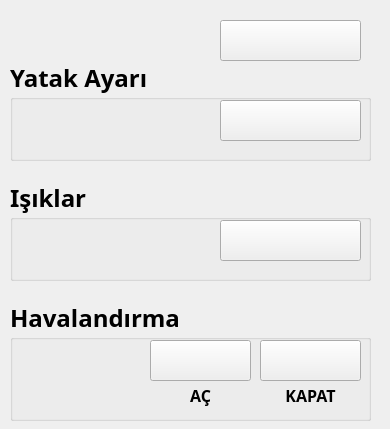
<?xml version="1.0" encoding="UTF-8"?>
<ui version="4.0">
 <class>MainWindow</class>
 <widget class="QMainWindow" name="MainWindow">
  <property name="geometry">
   <rect>
    <x>0</x>
    <y>0</y>
    <width>390</width>
    <height>429</height>
   </rect>
  </property>
  <property name="windowTitle">
   <string>MaM Sense</string>
  </property>
  <property name="windowIcon">
   <iconset>
    <normaloff>icons/MAMLOGO.png</normaloff>icons/MAMLOGO.png</iconset>
  </property>
  <widget class="QWidget" name="centralwidget">
   <widget class="QGroupBox" name="groupBox">
    <property name="geometry">
     <rect>
      <x>10</x>
      <y>60</y>
      <width>361</width>
      <height>101</height>
     </rect>
    </property>
    <property name="font">
     <font>
      <family>Century Gothic</family>
      <pointsize>18</pointsize>
      <weight>75</weight>
      <bold>true</bold>
     </font>
    </property>
    <property name="title">
     <string>Yatak Ayarı</string>
    </property>
    <widget class="QPushButton" name="pushButton">
     <property name="geometry">
      <rect>
       <x>210</x>
       <y>40</y>
       <width>141</width>
       <height>41</height>
      </rect>
     </property>
     <property name="text">
      <string/>
     </property>
     <property name="icon">
      <iconset>
       <normaloff>icons/go.png</normaloff>icons/go.png</iconset>
     </property>
     <property name="iconSize">
      <size>
       <width>32</width>
       <height>32</height>
      </size>
     </property>
    </widget>
   </widget>
   <widget class="QPushButton" name="pushButton_73">
    <property name="geometry">
     <rect>
      <x>220</x>
      <y>20</y>
      <width>141</width>
      <height>41</height>
     </rect>
    </property>
    <property name="font">
     <font>
      <family>Century Gothic</family>
      <pointsize>20</pointsize>
      <weight>75</weight>
      <bold>true</bold>
     </font>
    </property>
    <property name="text">
     <string/>
    </property>
    <property name="icon">
     <iconset>
      <normaloff>icons/back.png</normaloff>icons/back.png</iconset>
    </property>
    <property name="iconSize">
     <size>
      <width>32</width>
      <height>32</height>
     </size>
    </property>
   </widget>
   <widget class="QGroupBox" name="groupBox_3">
    <property name="geometry">
     <rect>
      <x>10</x>
      <y>180</y>
      <width>361</width>
      <height>101</height>
     </rect>
    </property>
    <property name="font">
     <font>
      <family>Century Gothic</family>
      <pointsize>18</pointsize>
      <weight>75</weight>
      <bold>true</bold>
     </font>
    </property>
    <property name="title">
     <string>Işıklar</string>
    </property>
    <widget class="QPushButton" name="pushButton_3">
     <property name="geometry">
      <rect>
       <x>210</x>
       <y>40</y>
       <width>141</width>
       <height>41</height>
      </rect>
     </property>
     <property name="text">
      <string/>
     </property>
     <property name="icon">
      <iconset>
       <normaloff>icons/go.png</normaloff>icons/go.png</iconset>
     </property>
     <property name="iconSize">
      <size>
       <width>32</width>
       <height>32</height>
      </size>
     </property>
    </widget>
   </widget>
   <widget class="QGroupBox" name="groupBox_2">
    <property name="geometry">
     <rect>
      <x>10</x>
      <y>300</y>
      <width>361</width>
      <height>121</height>
     </rect>
    </property>
    <property name="font">
     <font>
      <family>Century Gothic</family>
      <pointsize>18</pointsize>
      <weight>75</weight>
      <bold>true</bold>
     </font>
    </property>
    <property name="title">
     <string>Havalandırma</string>
    </property>
    <widget class="QPushButton" name="pushButton_2">
     <property name="geometry">
      <rect>
       <x>250</x>
       <y>40</y>
       <width>101</width>
       <height>41</height>
      </rect>
     </property>
     <property name="text">
      <string/>
     </property>
     <property name="icon">
      <iconset>
       <normaloff>icons/poweroff.png</normaloff>icons/poweroff.png</iconset>
     </property>
     <property name="iconSize">
      <size>
       <width>32</width>
       <height>32</height>
      </size>
     </property>
    </widget>
    <widget class="QPushButton" name="pushButton_4">
     <property name="geometry">
      <rect>
       <x>140</x>
       <y>40</y>
       <width>101</width>
       <height>41</height>
      </rect>
     </property>
     <property name="text">
      <string/>
     </property>
     <property name="icon">
      <iconset>
       <normaloff>icons/poweron.png</normaloff>icons/poweron.png</iconset>
     </property>
     <property name="iconSize">
      <size>
       <width>32</width>
       <height>32</height>
      </size>
     </property>
    </widget>
    <widget class="QLabel" name="label_2">
     <property name="geometry">
      <rect>
       <x>140</x>
       <y>80</y>
       <width>101</width>
       <height>31</height>
      </rect>
     </property>
     <property name="font">
      <font>
       <pointsize>12</pointsize>
      </font>
     </property>
     <property name="text">
      <string>AÇ</string>
     </property>
     <property name="alignment">
      <set>Qt::AlignCenter</set>
     </property>
    </widget>
    <widget class="QLabel" name="label_3">
     <property name="geometry">
      <rect>
       <x>250</x>
       <y>80</y>
       <width>101</width>
       <height>31</height>
      </rect>
     </property>
     <property name="font">
      <font>
       <pointsize>12</pointsize>
      </font>
     </property>
     <property name="text">
      <string>KAPAT</string>
     </property>
     <property name="alignment">
      <set>Qt::AlignCenter</set>
     </property>
    </widget>
   </widget>
   <widget class="QLabel" name="label">
    <property name="geometry">
     <rect>
      <x>-10</x>
      <y>0</y>
      <width>131</width>
      <height>41</height>
     </rect>
    </property>
    <property name="text">
     <string/>
    </property>
    <property name="pixmap">
     <pixmap>icons/MAMSENSE.png</pixmap>
    </property>
    <property name="scaledContents">
     <bool>true</bool>
    </property>
   </widget>
  </widget>
 </widget>
 <resources/>
 <connections/>
</ui>
